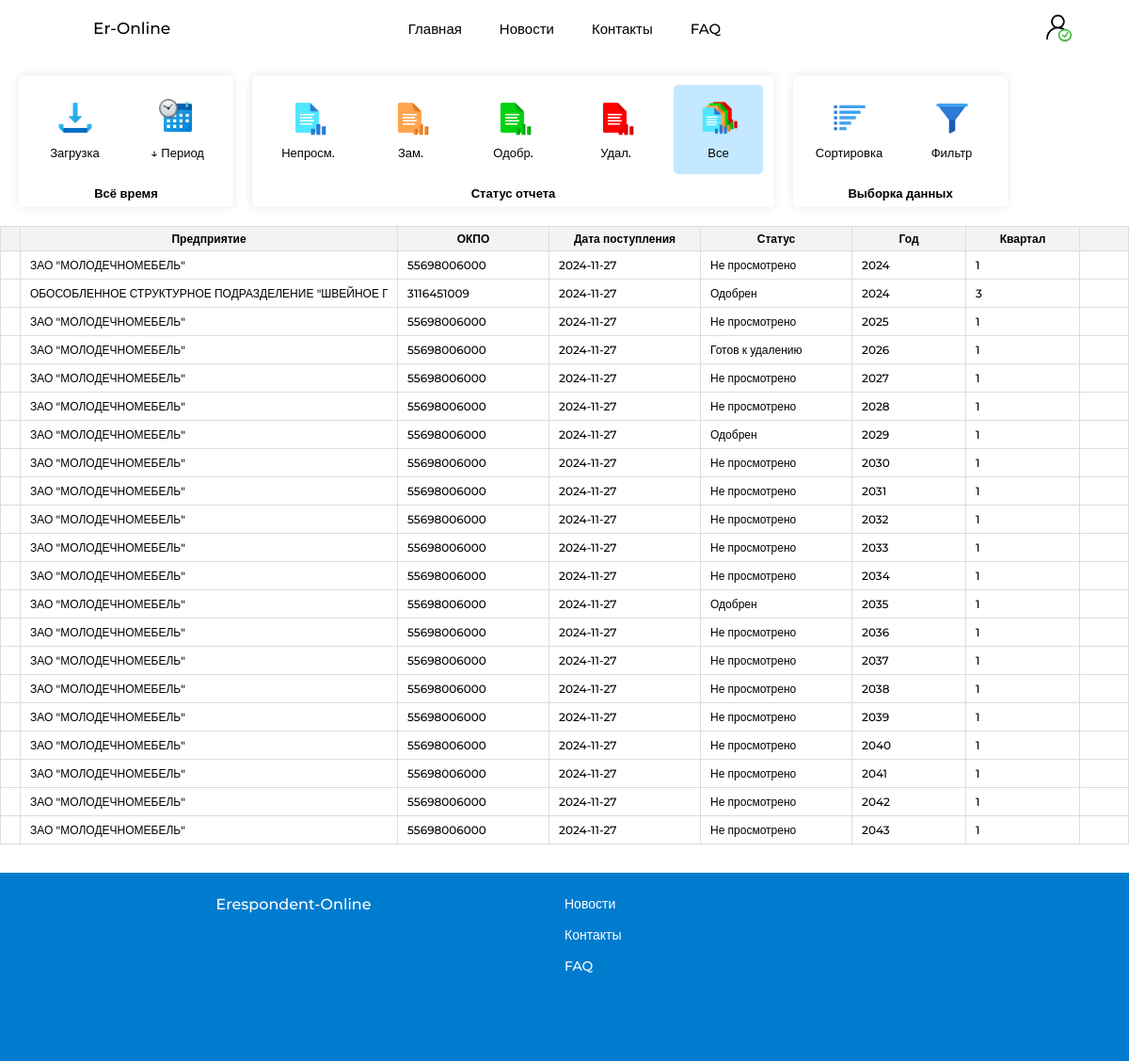
/audit_area/all_reports?year=&quarter= (signed in), run on an earlier commit of the app's database.
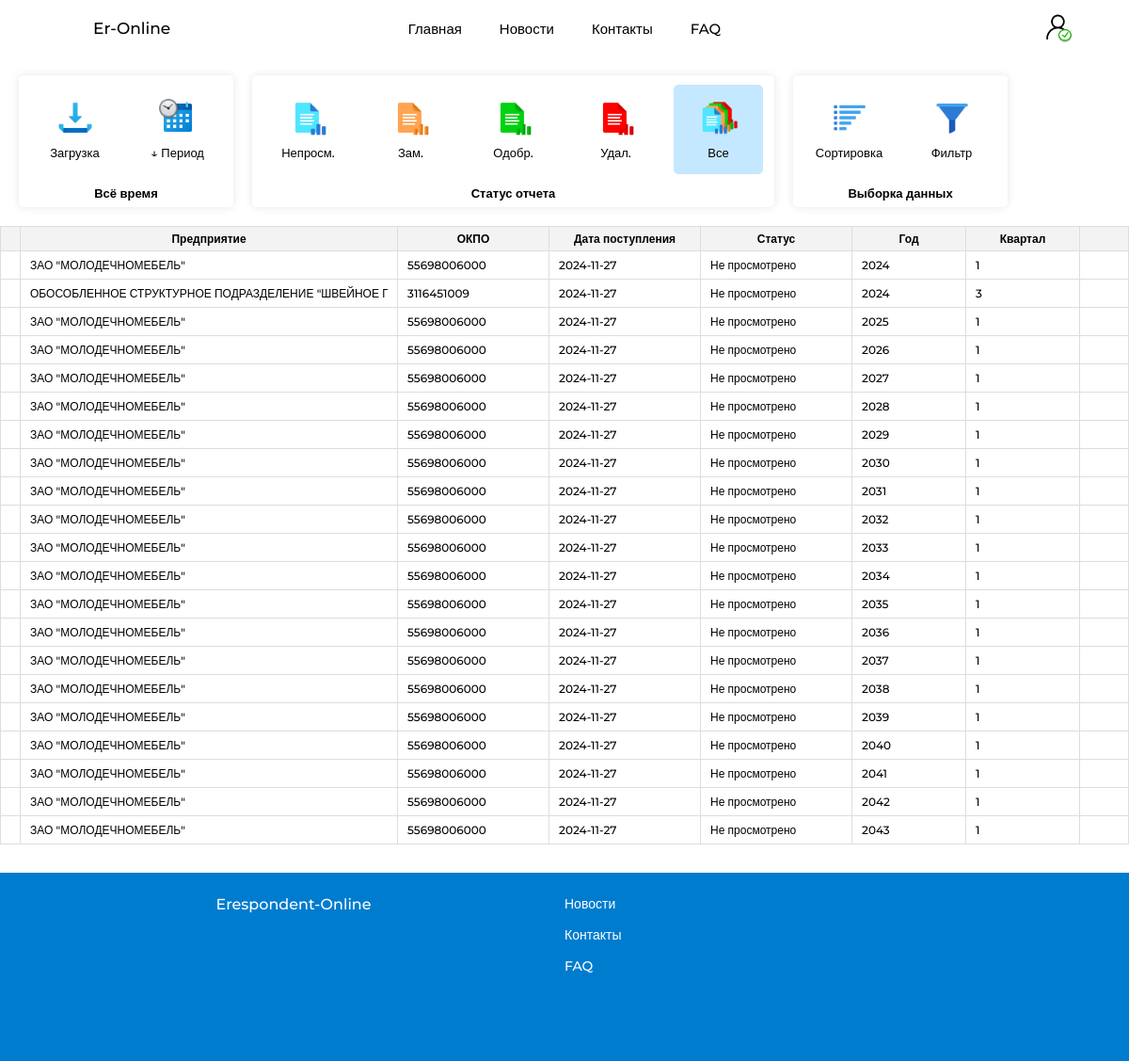
And on a later commit of the database.
### website/models.py (models this page shows)
class Report(db.Model):
    __tablename__ = 'report'
    id = db.Column(db.Integer, primary_key=True)
    okpo = db.Column(db.Integer)
    organization_name = db.Column(db.String(50))
    year = db.Column(db.Integer)
    quarter = db.Column(db.Integer)
    user_id = db.Column(db.Integer, db.ForeignKey('user.id'))
    time_of_receipt = db.Column(db.Date)
    versions = relationship('Version_report', backref='report')

class Version_report(db.Model):
    __tablename__ = 'version_report'
    id = db.Column(db.Integer, primary_key=True)
    begin_time = db.Column(db.Date, default=datetime.now())
    change_time = db.Column(db.Date)
    sent_time = db.Column(db.Date)
    status = db.Column(db.String(20))
    fio = db.Column(db.String(30))
    telephone = db.Column(db.String(20))
    email = db.Column(db.String(50))
    hasNot = db.Column(db.Boolean, default=False)
    report_id = db.Column(db.Integer, db.ForeignKey('report.id'))
    sections = db.relationship('Sections', backref='version_report', lazy=True, cascade="all, delete-orphan")

### website/views.py (the view)
@views.route('/audit_area/<status>')
@login_required
@auditors_only
def audit_area(status):
    year_filter = request.args.get('year')
    quarter_filter = request.args.get('quarter')
    reports = get_reports_by_status(status, year_filter, quarter_filter)
    counts = count_reports(year_filter, quarter_filter)
    return render_template('audit_area.html',
                           current_user=current_user,
                           reports=reports,
                           not_viewedReports_count=counts['Отправлен'],
                           remarksReports_count=counts['Есть замечания'],
                           to_downloadReports_count=counts['Одобрен'],
                           to_deleteReports_count=counts['Готов к удалению'],
                           all_count = counts['Отправлен'] + counts['Есть замечания'] + counts['Одобрен'] + counts['Готов к удалению'],
                           year_filter=year_filter,
                           quarter_filter=quarter_filter,
                           year_today=year_today)

### website/views.py (called while the page is built)
def auditors_only(f):
    @wraps(f)
    def decorated_function(*args, **kwargs):
        if current_user.type not in ['Аудитор', 'Администратор']:
            flash('У вас нет прав доступа', 'error')
            return redirect(url_for('views.profile_common'))
        return f(*args, **kwargs)
    return decorated_function

def count_reports(year=None, quarter=None):
    filters = []
    if year:
        filters.append(Report.year == year)
    if quarter:
        filters.append(Report.quarter == quarter)
    statuses = [
        'Отправлен',
        'Есть замечания',
        'Одобрен',
        'Готов к удалению'
    ]
    counts = {status: Report.query.join(Version_report).filter(
        Version_report.status == status,
        *filters
    ).count() for status in statuses}
    all_count = Report.query.join(Version_report).filter(
        or_(*[Version_report.status == status for status in statuses]),
        *filters
    ).count()
    counts['all'] = all_count
    return counts

### website/templates/audit_area.html (shortened to what this page needs)
{% extends "base.html" %}
{% block content %}
<div class="audit-area_page">
    <div class="sticky_menu">
        <div class="report-area_menu">
            <div class="report-area_podmenu">
                <div class="content-podmenu">
                    <nav>
                        <ul>
                            <section>
                                <div class = "functions_menu">
                                    <li id = "douwnload_readyreports_link">
                                        <img src="{{ url_for('static', filename='img/upload.png')}}" alt="">
                                        <a>Загрузка</a>
                                    </li>
                                    <li id = "link_period">
                                        <img src="{{ url_for('static', filename='img/time.png')}}" alt="">
                                        <a>↓ Период</a>
                                    </li>
                                </div>
                                <a class="functions_menu_name">
                                     {% if year_filter == '' and quarter_filter == '' %}
                                        Всё время
                                    {%else%}
                                        {{year_filter}} год, {{quarter_filter}} квартал
                                    {%endif%}
                                </a>
                            </section>
                            <section>
                                <div class = "functions_menu">
                                    <nav>
                                        <ul class="menu_audit" id="status-reportList">
                                            <li data-action="not_viewed">
                                                <img class="count-img" src="{{ url_for('static', filename='img/sl_1.png')}}">
                                                <a class="count_reporst">
                                                    <span>Непросм.</span>
                                                </a>
                                            </li>
                                            <li data-action="remarks">
                                                <img class="count-img" src="{{ url_for('static', filename='img/sl_2.png')}}">
                                                <a class="count_reporst">
                                                    <span>Зам.</span>
                                                </a>
                                            </li>
                                            <li data-action="to_download">
                                                <img class="count-img" src="{{ url_for('static', filename='img/sl_3.png')}}">
                                                <a class="count_reporst">
                                                    <span>Одобр.</span>
                                                </a>
                                            </li>
                                            <li data-action="to_delete">
                                                <img class="count-img" src="{{ url_for('static', filename='img/sl_4.png')}}">
                                                <a class="count_reporst">
                                                    <span>Удал.</span>
                                                </a>
                                            </li>
                                            <li data-action="all_reports">
                                                <img class="count-img" src="{{ url_for('static', filename='img/sl_all.png')}}">
                                                <a class="count_reporst">
                                                    <span>Все</span>
                                                </a>
                                            </li>
                                        </ul>
                                    </nav>
                                </div>
                                <a class="functions_menu_name">
                                    Статус отчета
                                </a>
                            </section>
                            <section>
                                <div class = "functions_menu">
                                    <li>
                                        <img src="{{ url_for('static', filename='img/icon_sort.png')}}" alt="">
                                        <a>Сортировка</a>
                                    </li>
                                    <li id = "show-filter">
                                        <img src="{{ url_for('static', filename='img/filter.png')}}" alt="">
                                        <a>Фильтр</a>
                                    </li>
                                </div>
                                <a class="functions_menu_name">
                                    Выборка данных
                                </a>
                            </section>
                        </ul>
                    </nav>
                </div>
            </div>
        </div>
    </div>
    <div class="report-list">
        <div class="report-area" >
            <table class="table_report-area">
                <thead class="order-table_titels">
                    <tr>
                        <th></th>
                        <th class="resizable" style="white-space: nowrap; min-width: 380px;">Предприятие<div class="resizer"></div></th>
                        <th class="resizable" style="white-space: nowrap; min-width: 140px;">ОКПО<div class="resizer"></div></th>
                        <th class="resizable" style="white-space: nowrap; min-width: 140px;">Дата поступления<div class="resizer"></div></th>
                        <th class="resizable" style="white-space: nowrap; min-width: 140px;">Статус<div class="resizer"></div></th>
                        <th class="resizable" style="white-space: nowrap; min-width: 100px;">Год<div class="resizer"></div></th>
                        <th class="resizable" style="white-space: nowrap; min-width: 100px;">Квартал<div class="resizer"></div></th>
                        <th rowspan="2"></th>
                    </tr>
                </thead>
                <tbody>
                    {%if reports%}
                        {% for row in reports %}
                            <tr class="report_row" data-id="{{ row.id }}" draggable="true">
                                <td>
                                </td>
                                <td>
                                    <input type="text" id="report_organization_name" value="{{ row.organization_name }}" readonly>
                                </td>
                                <td>
                                    <input type="text" id="report_okpo" value="{{ row.okpo }}" readonly>
                                </td>
                                    {% for version in row.versions %}
                                        <td>
                                            <input type="text" value="{{version.sent_time}}" readonly>
                                        </td>
                                        <td>
                                            {% if version.status == 'Отправлен' %}
                                                <input type="text"  value="Не просмотрено" readonly>
                                            {%else%}
                                                <input type="text" value="{{version.status}}" readonly>
                                            {% endif %}
                                        </td>
                                    {% endfor %}
                                <td>
                                    <input type="text" id="report_year" value="{{ row.year }}" readonly>
                                </td>
                                <td>
                                    <input type="text" id="report_quarter" value="{{ row.quarter }}" readonly>
                                </td>
                                <td></td>
                            </tr>
                        {% endfor %}
                    {%endif%}
                </tbody>
            </table>
        </div>
    </div>
</div>
{% endblock %}

### website/templates/base.html (shortened to what this page needs)
<!DOCTYPE html>
<html>
  <head>
    <link rel="stylesheet" href="{{ url_for('static', filename='css/base.css') }}">
  </head>
  <body>
    <header class="fixed-header">
      <div class="header-left">
         <nav>
          <ul>
              <li class = "short_name_app" onclick="window.location.href='/'">
                <a href="/">Er-Online</a>
              </li>
          </ul>
        </nav>
      </div>
      <div class="header-center">
        <nav>
          <ul>
              <li onclick="window.location.href='/'">Главная</li>
              <li onclick="window.location.href='/news'">Новости</li>
              <li onclick="window.location.href='/contacts'" >Контакты</li>
              <li onclick="window.location.href='/FAQ'" >FAQ</li>
          </ul>
        </nav>
      </div>
      <div class="header-right">
        <div class="user-container">
          {% set icon_path = 'img/icon_black-user.png' if current_user.is_authenticated else 'img/log.png' %}
          <img class="icon_black" src="{{ url_for('static', filename=icon_path) }}" alt="">
        </div>
      </div>
    </header>
    <main>
    {% block content %}
    {% endblock %}
    </main>
    <footer>
      <div class = "footer_cont">
        <div class = "left_col_footer">
          <nav>
            <ul>
                <li onclick="window.location.href='/'">Erespondent-Online</li>
            </ul>
          </nav>
        </div>
        <div class = "right_col_footer">
          <nav>
            <ul>
              <li onclick="window.location.href='/news'">Новости</li>
              <li onclick="window.location.href='/contacts'" >Контакты</li>
              <li onclick="window.location.href='/FAQ'" >FAQ</li>
            </ul>
        </nav>
      </div>
    </footer>
  </body>
</html>

What changed in the data, as far as the page shows it:
changed Version_report (number 2 of 21 on the later page): value (not shown) → "Не просмотрено"; status "Одобрен" → (not shown)
changed Version_report (number 4 of 21 on the later page): value (not shown) → "Не просмотрено"; status "Готов к удалению" → (not shown)
changed Version_report (number 7 of 21 on the later page): value (not shown) → "Не просмотрено"; status "Одобрен" → (not shown)
changed Version_report (number 13 of 21 on the later page): value (not shown) → "Не просмотрено"; status "Одобрен" → (not shown)
